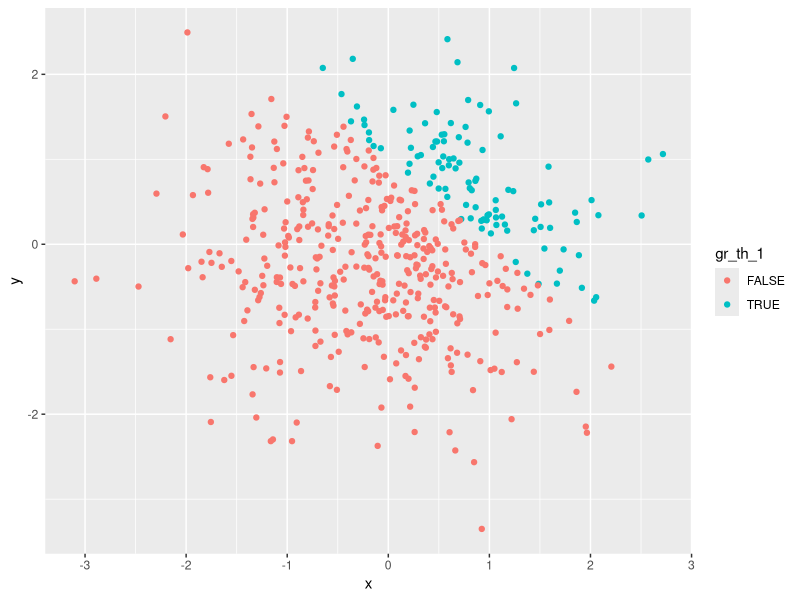
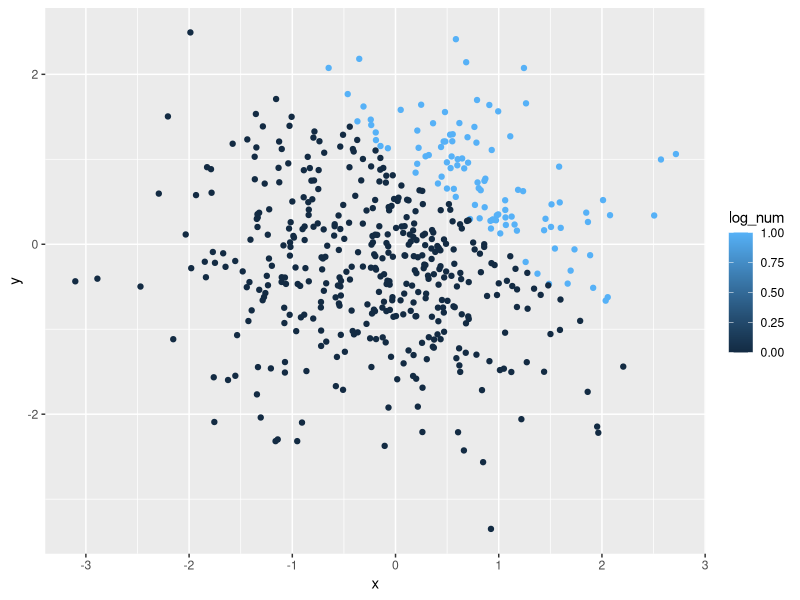
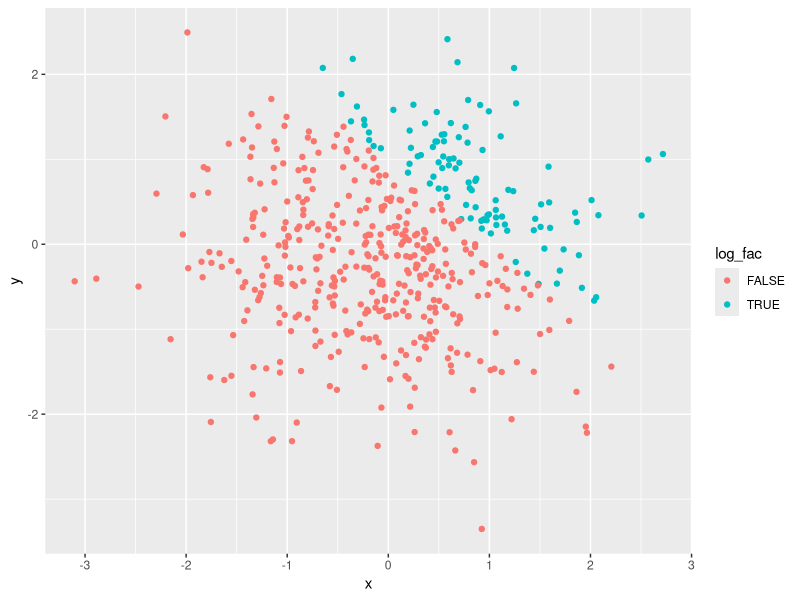
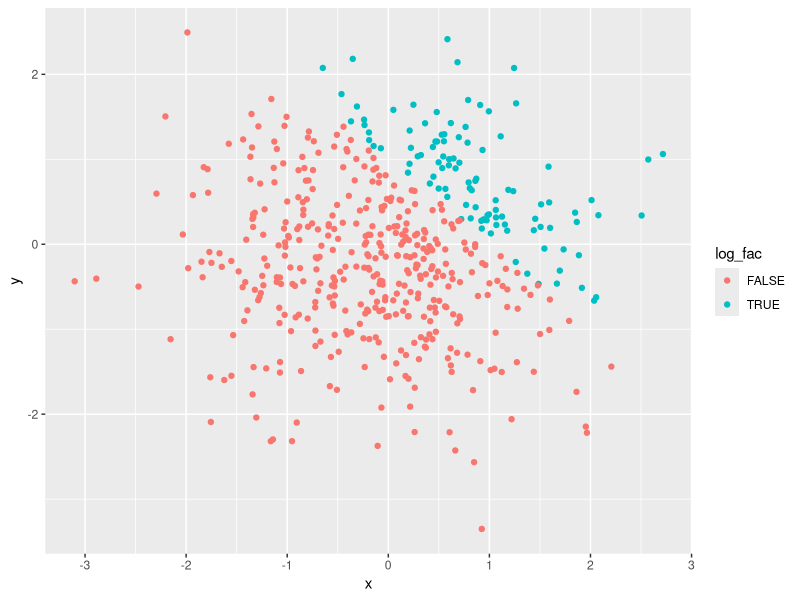

Generate these figures, in order, with R:
## ---- chunk 1
library(tidyverse)
## ---- chunk 2
simple_df1 = tibble(
  sample_norm = rnorm(8),
  gr_th_0 = sample_norm > 0,
  vec_char = c("One", "Two", "Three", "Four", "Five", "Six", "Seven", "Eight"),
  vec_factor = factor(c("male", "male", "other", "female", "male", "male", "female", "other")) 
)
## ---- chunk 3
mean(pull(simple_df1, sample_norm))
mean(pull(simple_df1, gr_th_0))
mean(pull(simple_df1, vec_char))
mean(pull(simple_df1, vec_factor))
## ---- chunk 4
log_to_num = as.numeric(pull(simple_df1, gr_th_0))
rs_x_log_to_num = log_to_num * pull(simple_df1, sample_norm)

log_to_fac = as.factor(pull(simple_df1, gr_th_0))
rs_x_log_to_fac = log_to_fac * pull(simple_df1, sample_norm) # Factor variables are categorical, so this won't work

log_to_fac_to_num = as.numeric(log_to_fac)
rs_x_log_to_fac_to_num = log_to_fac_to_num * pull(simple_df1, sample_norm)

log_to_num
log_to_fac
log_to_fac_to_num

rs_x_log_to_num
rs_x_log_to_fac_to_num
## ---- chunk 5
simple_df2 = tibble(
  x = rnorm(500),
  y = rnorm(500),
  gr_th_1 = x + y > 1,
  log_num = as.numeric(gr_th_1),
  log_fac = as.factor(gr_th_1)
)
## ---- chunk 6
colored_logical = ggplot(simple_df2, aes(x = x, y = y, color=gr_th_1)) + geom_point()
colored_numeric = ggplot(simple_df2, aes(x = x, y = y, color=log_num)) + geom_point()
colored_factor = ggplot(simple_df2, aes(x = x, y = y, color=log_fac)) + geom_point()

colored_logical
colored_numeric
colored_factor

ggsave("colored_logical.pdf")
